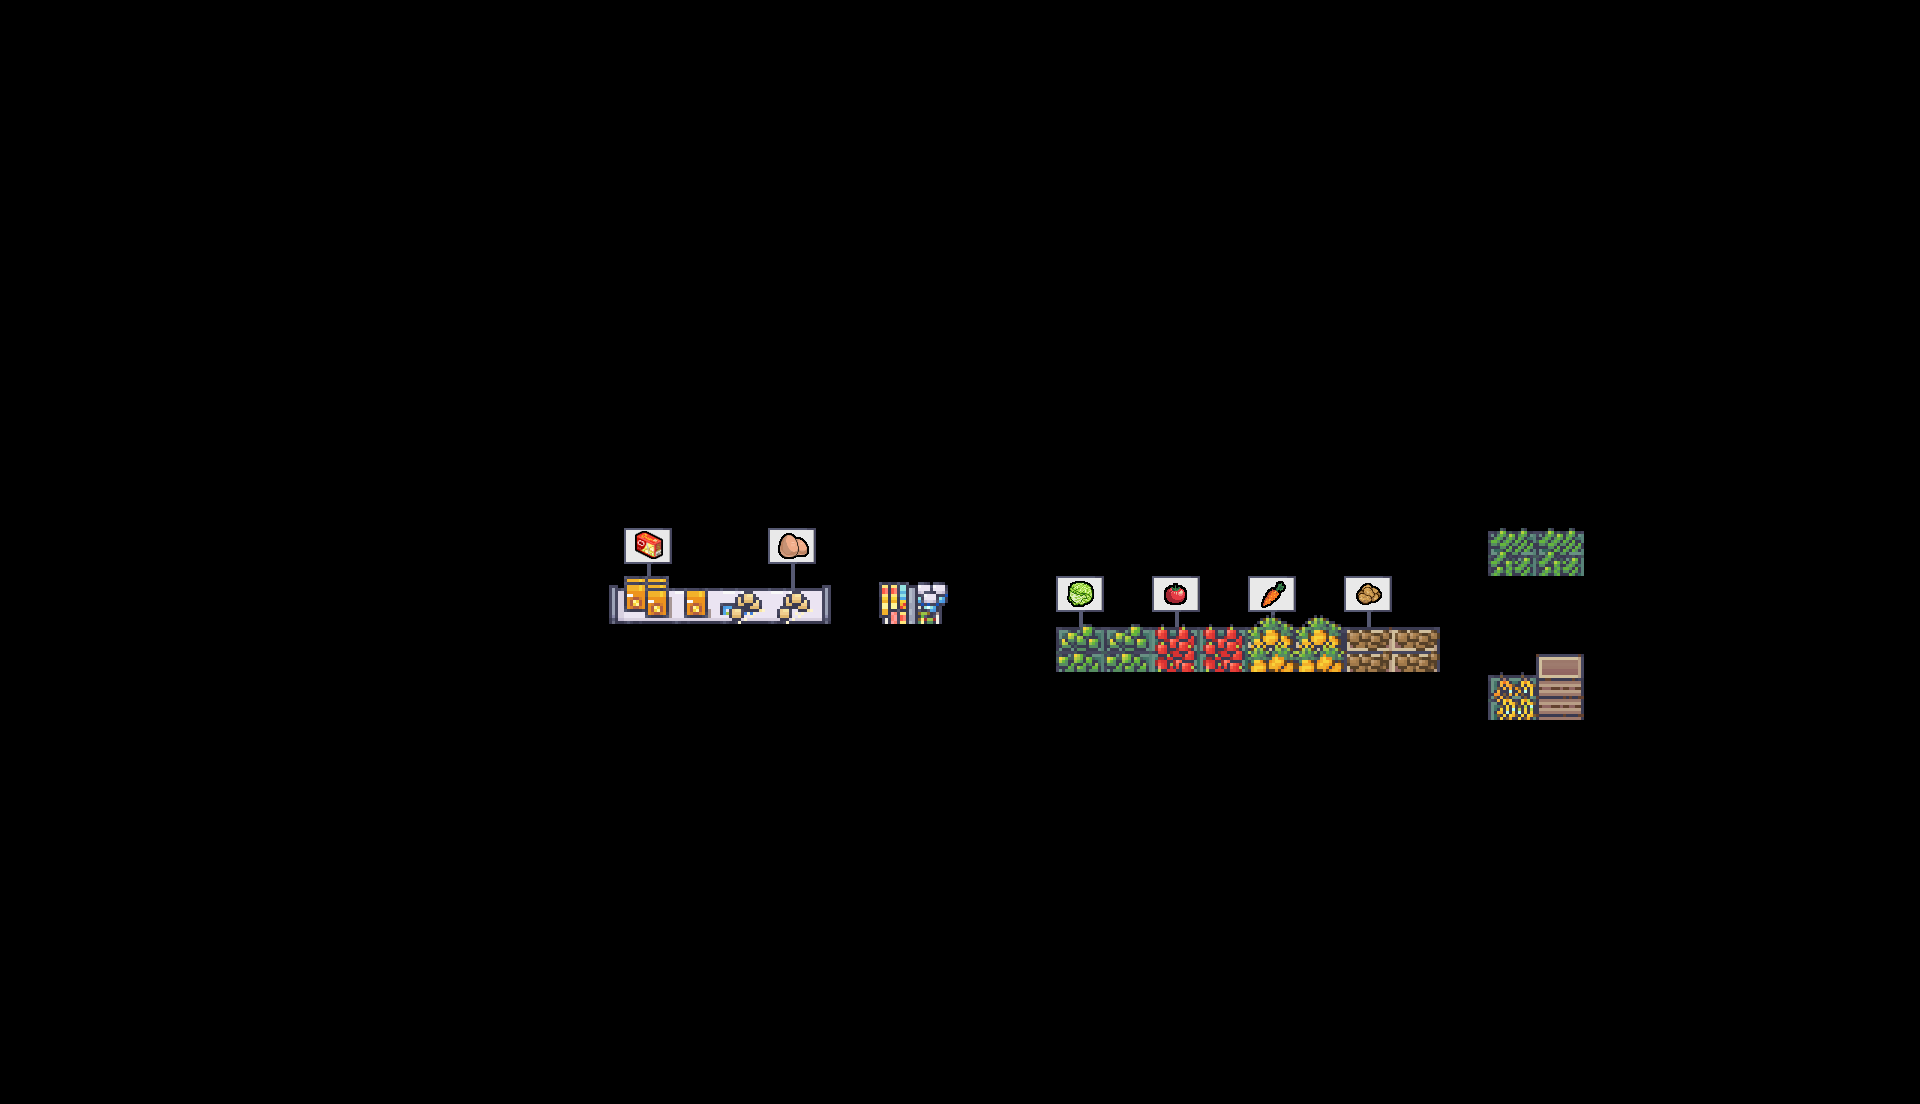

A 2D game scene composited from a Tiled map and its tileset images. What follows is a short description and the map's XML, with each tile layer's data collapsed to a summary:
An orthogonal 40x23 tile map with 48x48 px tiles, 5 tile layers (deco_interior, cartel, shelfs, products, ...), 2 tilesets.

<map version="1.9" tiledversion="1.9.2" orientation="orthogonal" renderorder="right-down" width="40" height="23" tilewidth="48" tileheight="48" infinite="0" nextlayerid="26" nextobjectid="116">
 <tileset firstgid="1" source="16_Grocery_store_48x48.tsx" />
 <tileset firstgid="1249" source="signs.tsx" />
 <layer id="13" name="deco_interior" width="40" height="23">
  <data>[920 cells, 9 non-empty, 6 distinct tile ids]</data>
 </layer>
 <layer id="25" name="cartel" width="40" height="23">
  <data>[920 cells, 13 non-empty, 8 distinct tile ids]</data>
 </layer>
 <layer id="6" name="shelfs" width="40" height="23">
  <data>[920 cells, 12 non-empty, 5 distinct tile ids]</data>
 </layer>
 <layer id="7" name="products" width="40" height="23">
  <data>[920 cells, 16 non-empty, 10 distinct tile ids]</data>
 </layer>
 <layer id="11" name="decoration_above" width="40" height="23">
  <data>[920 cells, 2 non-empty, 1 distinct tile ids]</data>
 </layer>
</map>
